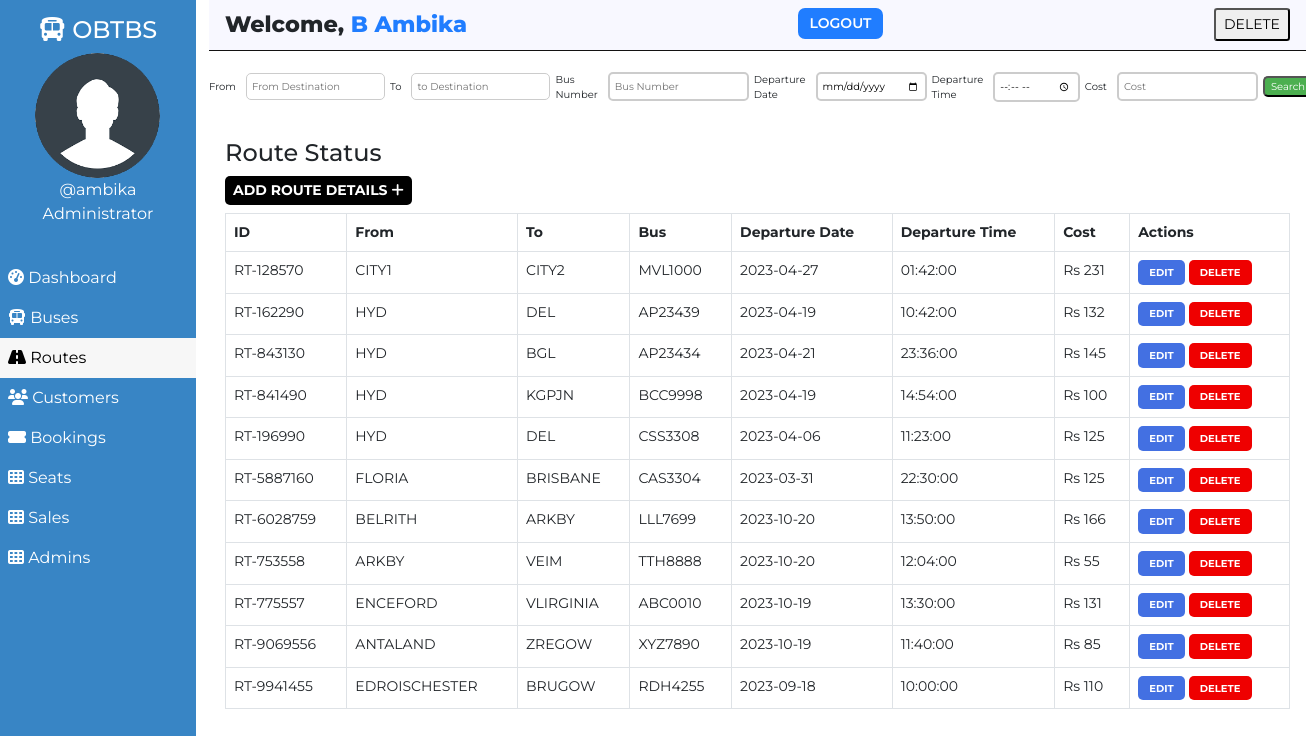
Page /Online_Bus_Portal/admin/route.php (signed in) on the committed database.
### tables this page shows
CREATE TABLE `users` (
  `user_id` int(11) NOT NULL,
  `user_fullname` varchar(100) NOT NULL,
  `user_name` varchar(30) NOT NULL,
  `user_password` varchar(255) NOT NULL,
  `user_created` datetime NOT NULL DEFAULT CURRENT_TIMESTAMP
);

CREATE TABLE `routes` (
  `id` int(100) NOT NULL,
  `route_id` varchar(255) NOT NULL,
  `bus_no` varchar(155) NOT NULL,
  `route_cities` varchar(255) NOT NULL,
  `route_from` varchar(255) NOT NULL,
  `route_to` varchar(255) NOT NULL,
  `route_dep_date` date NOT NULL,
  `route_journey_time` int(100) NOT NULL DEFAULT '0',
  `route_dep_time` time NOT NULL,
  `route_step_cost` int(100) NOT NULL,
  `route_created` datetime NOT NULL DEFAULT CURRENT_TIMESTAMP
);

### Online_Bus_Portal/admin/route.php (the view, shortened to what this page needs)
<!DOCTYPE html>
<html lang="en">
<head>
    <link href="https://cdn.jsdelivr.net/npm/bootstrap@5.0.1/dist/css/bootstrap.min.css" rel="stylesheet">
    <?php
        $page="route";
    ?>
</head>
<body>
    <?php require '../assets/partials/_admin-header.php';?>
<form method="GET" style = " display: flex;
  flex-direction: row;
  align-items: center;
  font-size: 10px;  ">
  <label for="from" style= "margin-right: 5px; " >From</label>
  <input type="text" name="from" id="from" placeholder="From Destination" style = "
           padding: 5px;
     margin: 5px;
       border-radius: 5px;
       border: 1px solid #ccc;
">
  <br>
<label for="to" style= "margin-right: 5px; " >To</label>
<input type="text" name="to" id="To" placeholder="to Destination" style = "
         padding: 5px;
   margin: 5px;
     border-radius: 5px;
     border: 1px solid #ccc;
">
<br>
  <label for="busno" style= "margin-right: 5px;">Bus Number</label>
  <input type="text" name="busno" id="busno"  placeholder="Bus Number" style = "  margin: 5px;
    padding: 5px;
    border-radius: 5px;
    border: 2px solid #ccc;
    "
  <br>
  <label for="date" style= "margin-right: 5px;">Departure Date</label>
  <input type="date" name="dep_date" id="date" style = "  margin: 5px;
    padding: 5px;
    border-radius: 5px;
    border: 2px solid #ccc;
   " >
  <br>
 <label for="time" style= "margin-right: 5px;">Departure Time</label>
 <input type="time" name="dep_time" id="time" style = "   margin: 5px;
    padding: 5px;
    border-radius: 5px;
    border: 2px solid #ccc;
    ">
 <br>
<label for="stepCost" style= "margin-right: 5px;">Cost</label>
<input type="stepCost" name="cost" id="stepCost" placeholder="Cost" style = "   margin: 5px;
   padding: 5px;
   border-radius: 5px;
   border: 2px solid #ccc;
   ">
<br>
  <input type="submit" value="Search" style = " background-color: #4CAF50;
    color: white;
       border-radius: 5px;
    cursor: pointer; ">
</form>
        <?php
            $resultSql = "SELECT * FROM `routes` ORDER BY route_created DESC";
            $resultSqlResult = mysqli_query($conn, $resultSql);
            if(!mysqli_num_rows($resultSqlResult)){ ?>
                <div class="container mt-4">
                    <div id="noRoutes" class="alert alert-dark " role="alert">
                        <h1 class="alert-heading">No Routes Found!!</h1>
                        <p class="fw-light">Be the first person to add one!</p>
                        <hr>
                        <div id="addRouteAlert" class="alert alert-success" role="alert">
                                Click on <button id="add-button" class="button btn-sm"type="button"data-bs-toggle="modal" data-bs-target="#addModal">ADD <i class="fas fa-plus"></i></button> to add a route!
                        </div>
                    </div>
                </div>
            <?php }
            else { ?>
                <section id="route">
                    <div id="head">
                        <h4>Route Status</h4>
                    </div>
                    <div id="route-results">
                        <div>
                            <button id="add-button" class="button btn-sm"type="button"data-bs-toggle="modal" data-bs-target="#addModal">Add Route Details <i class="fas fa-plus"></i></button>
                        </div>
                        <table class="table table-hover table-bordered">
                            <thead>
                                <th>ID</th>
                                <th>From</th>
                                <th>To</th>
                                <th>Bus</th>
                                <th>Departure Date</th>
                                <th>Departure Time</th>
                                <th>Cost</th>
                                <th>Actions</th>
                            </thead>
                            <?php
                                while($row = mysqli_fetch_assoc($resultSqlResult))
                                {
                                    $id = $row["id"];
                                    $route_id = $row["route_id"];
                                    $route_from = $row["route_from"];
                                    $route_to = $row["route_to"];
                                    $route_dep_time = $row["route_dep_time"];
                                    $route_dep_date = $row["route_dep_date"];
                                    $route_step_cost = $row["route_step_cost"];
                                    $bus_no = $row["bus_no"];
                                    $route_cities = $route_from .",".$route_to ;
                                        ?>
                                    <tr>
                                        <td>
                                            <?php
                                                echo $route_id;
                                            ?>
                                        </td>
                                        <td>
                                            <?php
                                                echo $route_from;
                                            ?>
                                        </td>
                                    <td>
                                        <?php
                                            echo $route_to;
                                        ?>
                                    </td>
                                        <td>
                                            <?php
                                                echo $bus_no;
                                            ?>
                                        </td>
                                        <td>
                                            <?php
                                                echo $route_dep_date;
                                            ?>
                                        </td>
                                        <td>
                                            <?php
                                                echo $route_dep_time;
                                            ?>
                                        </td>
                                        <td>
                                            <?php
                                                echo 'Rs '.$route_step_cost;?>
                                        </td>
                                        <td>
                                            <button class="button edit-button " data-link="<?php echo $_SERVER['REQUEST_URI']; ?>" data-id="<?php
                                                echo $id;?>" data-cities="<?php
                                                echo $route_cities;?>"data-cost="<?php
                                                echo $route_step_cost;?>" data-date="<?php
                                                echo $route_dep_date;
                                            ?>" data-time="<?php
                                            echo $route_dep_time;
                                            ?>" data-busno="<?php
                                            echo $bus_no;
                                            ?>"
                                            >Edit</button>
                                            <button class="button delete-button" data-bs-toggle="modal" data-bs-target="#deleteModal" data-id="<?php
                                                echo $id;?>">Delete</button>
                                        </td>
                                    </tr>
                                <?php
                                }
                            ?>
                        </table>
                    </div>
                    </section>
                <?php  }
            ?>
            </div>
    </main>
</body>
</html>

### Online_Bus_Portal/assets/partials/_admin-header.php (shortened to what this page needs)
<?php
    $conn = db_connect();
    $user_id = $_SESSION['user_id'];
    $sql = "SELECT * FROM users WHERE user_id = $user_id";
    $result = mysqli_query($conn, $sql);
    if($row = mysqli_fetch_assoc($result))
    {
        $user_fullname = $row["user_fullname"];
        $user_name = $row["user_name"];
    }
?>
    <main id="container">
        <div id="sidebar">
            <h4><i class="fas fa-bus"></i> OBTBS</h4>
            <div>
                <img class="adminDp" src="../assets/img/userav-min.png" height="125px" alt="Admin Profile Pic">
                <p>
                    <?php  echo '@'.$user_name;  ?>
                </p>
                <p>Administrator</p>
            </div>
            <ul id="options">
                <li class="option <?php if($page=='dashboard'){ echo 'active';}?>">
                    <a href="./dashboard.php">
                    <i class="fas fa-tachometer-alt"></i> Dashboard
                    </a>
                </li>
                <li class="option <?php if($page=='bus'){ echo 'active';}?>">
                    <a href="./bus.php">
                    <i class="fas fa-bus"></i> Buses
                    </a>
                </li>
                <li class="option <?php if($page=='route'){ echo 'active';}?>">
                    <a href="./route.php">
                    <i class="fas fa-road"></i> Routes
                    </a>
                </li>
                <li class="option <?php if($page=='customer'){ echo 'active';}?>">
                    <a href="./customer.php">
                    <i class="fas fa-users"></i> Customers
                    </a>
                </li>
                <li class="option <?php if($page=='booking'){ echo 'active';}?>">
                    <a href="./booking.php">
                    <i class="fas fa-ticket-alt"></i> Bookings
                    </a>
                </li>
                <li class="option <?php if($page=='seat'){ echo 'active';}?>">
                    <a href="./seat.php">
                    <i class="fas fa-th"></i> Seats
                    </a>
                </li>
<li class="option <?php if($page=='sales'){ echo 'active';}?>">
    <a href="./sales.php">
    <i class="fas fa-th"></i> Sales
    </a>
</li>
<li class="option <?php if($page=='admin'){ echo 'active';}?>">
    <a href="./admin.php">
    <i class="fas fa-th"></i> Admins
    </a>
</li>
            </ul>
        </div>
        <div id="main-content">
            <section id="welcome">
                <ul>
                    <li class="welcome-item">Welcome,
                        <span id="USER">
                            <?php
                                echo $user_fullname;
                            ?>
                        </span>
                    </li>
                    <li class="welcome-item">
                        <button id="logout" class="btn-sm">
                            <a href="../assets/partials/_logout.php">LOGOUT</a>
                        </button>
                    </li>
<li class="welcome-item">
<form method="post">
<button type="submit" name="delete_admin" class="btn-sm">DELETE
</button>
</form>
                </ul>
            </section>

### Online_Bus_Portal/assets/styles/admin.php (style rules this page uses)
body { margin: 0; box-sizing: border-box; font-family: 'Montserrat', sans-serif; background-color: white; }
html { scroll-behavior: smooth; }
*, *::after, *::before { box-sizing: inherit; }
#USER { color: #207DFF; }
.adminDp { border-radius: 50%; }
#welcome { background-color: #F8F8FF; border-bottom: 1px solid rgb(19, 18, 18); }
#welcome ul { display: flex; justify-content: space-between; list-style-type: none; padding: 0; margin: 0; }
#welcome li { margin: 0 1rem; padding: 0.5rem 0; }
#welcome li:first-child { font-weight: 800; font-size: 1.4rem; }
#logout { padding: 0.3rem 0.7rem; background-color: #207DFF; font-weight: 600; outline: none; border: none; border-radius: 7px; }
#logout a { color: white; text-decoration: none; }
@media only screen and (min-width:1000px) { #sidebar { text-align: center; background-color: #3885c5; color: white; width: 15%; position: fixed; top: 0%; padding-top: 1rem; z-index: 2; height: 100vh; } }
@media only screen and (min-width:1000px) { #sidebar p { margin: 0; } }
@media only screen and (min-width:1000px) { #sidebar ul { margin-top: 2rem; } }
@media only screen and (min-width:1000px) { #options { list-style-type: none; text-align: left; padding-left: 0; } }
@media only screen and (min-width:1000px) { .option a { display: block; padding: 0.5rem; text-decoration: none; color: inherit; } }
@media only screen and (min-width:1000px) { .active { background-color:#f7f7f7; color:black; } }
@media only screen and (min-width:1000px) { #main-content { margin-left: 16%; } }

### Online_Bus_Portal/assets/styles/admin-options.php (style rules this page uses)
* { font-family: Montserrat; }
#booking #head, #customer #head, #route #head, #seat #head, #bus #head { padding-top: 1rem; }
#booking, #customer, #route, #bus, #seat { padding: 0 1rem; }
#booking-results > div, #customer-results > div, #route-results > div, #bus-results > div { margin-bottom: 0.5rem; }
#booking-results button, #customer-results button, #route button, #bus-results button { border-radius: 5px; }
.button { border: none; font-weight: bold; text-transform: uppercase; }
#add-button { background-color: black; color: white; }
#route table { width: 100%; }
table { font-size: 14px; }
#bus .edit-button, #bus .delete-button, #route .edit-button, #route .delete-button, #customer .edit-button, #customer .delete-button { padding: 0.3rem 0.7rem; }
table th,td { padding-left: 0.3rem; }
table button { color: white; }
.edit-button { background-color: #4370E2; }
.delete-button { background-color: #EF0000; }
.edit-button, .delete-button { font-size: 10px }

### rows in the picture
users: user_name "ambika", user_fullname "B Ambika"
routes: route "RT-128570", route_from "CITY1", route_to "CITY2", bus_no "MVL1000", route_dep_date "2023-04-27", route_dep_time "01:42:00", route_step_cost "231"
routes: route "RT-162290", route_from "HYD", route_to "DEL", bus_no "AP23439", route_dep_date "2023-04-19", route_dep_time "10:42:00", route_step_cost "132"
routes: route "RT-843130", route_from "HYD", route_to "BGL", bus_no "AP23434", route_dep_date "2023-04-21", route_dep_time "23:36:00", route_step_cost "145"
routes: route "RT-841490", route_from "HYD", route_to "KGPJN", bus_no "BCC9998", route_dep_date "2023-04-19", route_dep_time "14:54:00", route_step_cost "100"
routes: route "RT-196990", route_from "HYD", route_to "DEL", bus_no "CSS3308", route_dep_date "2023-04-06", route_dep_time "11:23:00", route_step_cost "125"
routes: route "RT-5887160", route_from "FLORIA", route_to "BRISBANE", bus_no "CAS3304", route_dep_date "2023-03-31", route_dep_time "22:30:00", route_step_cost "125"
routes: route "RT-6028759", route_from "BELRITH", route_to "ARKBY", bus_no "LLL7699", route_dep_date "2023-10-20", route_dep_time "13:50:00", route_step_cost "166"
routes: route "RT-753558", route_from "ARKBY", route_to "VEIM", bus_no "TTH8888", route_dep_date "2023-10-20", route_dep_time "12:04:00", route_step_cost "55"
routes: route "RT-775557", route_from "ENCEFORD", route_to "VLIRGINIA", bus_no "ABC0010", route_dep_date "2023-10-19", route_dep_time "13:30:00", route_step_cost "131"
routes: route "RT-9069556", route_from "ANTALAND", route_to "ZREGOW", bus_no "XYZ7890", route_dep_date "2023-10-19", route_dep_time "11:40:00", route_step_cost "85"
routes: route "RT-9941455", route_from "EDROISCHESTER", route_to "BRUGOW", bus_no "RDH4255", route_dep_date "2023-09-18", route_dep_time "10:00:00", route_step_cost "110"
